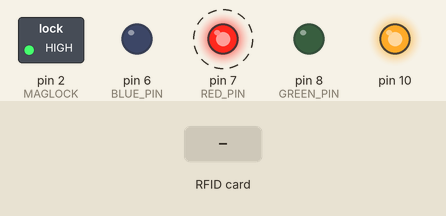
Bench run of a sketch on a simulated Arduino Uno, built with avr-gcc and run on an emulated ATmega328P. On the bench: switched loads named in the sketch (green lamp = pin HIGH), output pins drawn as LEDs (lit = HIGH). Dashed ring = blinking. The test bench sets the inputs (shaded band). What the sketch prints to the serial monitor is not drawn.

Above: at 1.3 s.
1.4 s: RFID card 43 A2 5A F5 held to the reader
Timing chart, 0 to 9.5 s (numbered marks = the images above; inputs shaded):
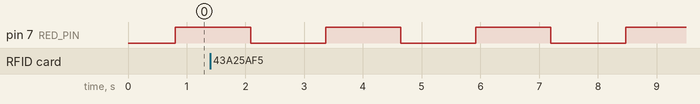

Measured:
- by itself, pin 7 (RED_PIN): alternates HIGH for 1.3 s and LOW for 1.3 s

The sketch:

Alter_Puzzle.ino
```cpp
/* -----------------------------------------------------------------------------------------
              MFRC522      Arduino       Arduino   Arduino    Arduino          Arduino
              Reader/PCD   Uno/101       Mega      Nano v3    Leonardo/Micro   Pro Micro
  Signal      Pin          Pin           Pin       Pin        Pin              Pin
  -----------------------------------------------------------------------------------------
  RST/Reset   RST          9             5         D9         RESET/ICSP-5     RST
  SPI SS      SDA(SS)      10            53        D10        10               10
  SPI MOSI    MOSI         11 / ICSP-4   51        D11        ICSP-4           16
  SPI MISO    MISO         12 / ICSP-1   50        D12        ICSP-1           14
  SPI SCK     SCK          13 / ICSP-3   52        D13        ICSP-3           15
*/

#include <SPI.h>
#include <MFRC522.h>

#define RST_PIN         9          // Configurable, see typical pin layout above
#define SS_PIN1         3          // Configurable, see typical pin layout above
#define SS_PIN2         4
#define SS_PIN3         5
#define BLUE_PIN        6
#define RED_PIN         7
#define GREEN_PIN       8
#define MAGLOCK         2

MFRC522 mfrc522_1(SS_PIN1, RST_PIN);  // Create MFRC522 instance
MFRC522 mfrc522_2(SS_PIN2, RST_PIN);
MFRC522 mfrc522_3(SS_PIN3, RST_PIN);

void pulseLED();
void flashLED();
bool compareRFID1();
bool compareRFID2();
bool compareRFID3();

int fadespeed = 5;
int flashspeed = 20;
int brightness = 5;


void setup() {
  pinMode(BLUE_PIN, OUTPUT);
  pinMode(RED_PIN, OUTPUT);
  pinMode(GREEN_PIN, OUTPUT);
  pinMode(MAGLOCK, OUTPUT);
  digitalWrite(MAGLOCK, HIGH);
  Serial.begin(9600);		// Initialize serial communications with the PC
  while (!Serial);		// Do nothing if no serial port is opened (added for Arduinos based on ATMEGA32U4)
  SPI.begin();			// Init SPI bus
  mfrc522_1.PCD_Init();		// Init MFRC522_1
  mfrc522_2.PCD_Init();   // Init MFRC522_2
  mfrc522_3.PCD_Init();   // Init MFRC522_3
}

void loop() {
  // Reset the loop if no new card present on the sensor/reader. This saves the entire process when idle
  while (compareRFID1() == false || compareRFID2() == false/* && compareRFID3 == true*/) {
    pulseLED();
    digitalWrite(MAGLOCK, HIGH);
  }
  flashLED();
  digitalWrite(MAGLOCK, LOW);
}

void flashLED() {
  for (int i = 0; i < 10; i++) {
    digitalWrite(RED_PIN, HIGH);
    delay(flashspeed);
    digitalWrite(RED_PIN, LOW);
  }
}

void pulseLED() {
  analogWrite(RED_PIN, brightness);
  brightness = brightness + fadespeed;
  if (brightness <= 1| brightness >= 255) {
    fadespeed = -fadespeed;
  }
}

bool compareRFID1() {
  if (!mfrc522_1.PICC_IsNewCardPresent())
    return false;
  else {
    mfrc522_1.PICC_ReadCardSerial();
    String ID = "";
    byte letter;

    for (byte i = 0; i < mfrc522_1.uid.size; i++) {
      ID.concat(String(mfrc522_1.uid.uidByte[i] < 0x10 ? "0" : " "));
      ID.concat(String(mfrc522_1.uid.uidByte[i], HEX));
    }
    ID.toUpperCase();
    if (ID.substring(1) == "43 A2 5A F5") {
      Serial.println("RFID1 correct");
      return true;
    }
    else return false;
  }
}

bool compareRFID2() {
  if (!mfrc522_2.PICC_IsNewCardPresent())
    return false;
  else  {
    mfrc522_2.PICC_ReadCardSerial();
    String ID = "";
    byte letter;

    for (byte i = 0; i < mfrc522_2.uid.size; i++) {
      ID.concat(String(mfrc522_2.uid.uidByte[i] < 0x10 ? "0" : " "));
      ID.concat(String(mfrc522_2.uid.uidByte[i], HEX));
    }
    ID.toUpperCase();
    if (ID.substring(1) == "D9 99 98 C4") {
      Serial.println("RFID2 correct");
      return true;
    }
    else return false;
  }
}

bool compareRFID3() {
  if (!mfrc522_3.PICC_IsNewCardPresent())
    return false;
  else  {
    mfrc522_3.PICC_ReadCardSerial();
    String ID = "";
    byte letter;

    for (byte i = 0; i < mfrc522_3.uid.size; i++) {
      ID.concat(String(mfrc522_3.uid.uidByte[i] < 0x10 ? "0" : " "));
      ID.concat(String(mfrc522_3.uid.uidByte[i], HEX));
    }
    ID.toUpperCase();
    if (ID.substring(1) == "80 2F CB 4A") {
      Serial.println("RFID2 correct");
      return true;
    }
    else return false;
  }
}
```
